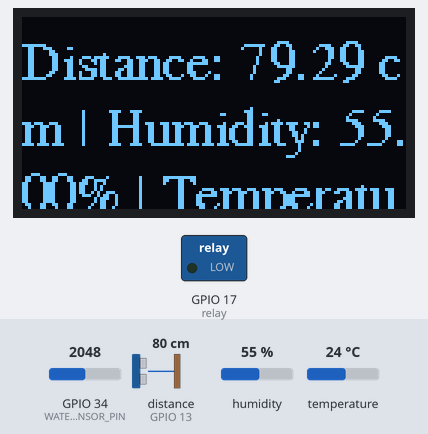
The sketch below on a simulated ESP32. Shown: 128×64 one-colour display, switched loads named in the sketch (green lamp = pin HIGH). Wiring (inferred from the names in the program): ultrasonic range finder: trigger GPIO 12; echo GPIO 13. The inputs (shaded band) are chosen by the test bench; at power-on: distance to the obstacle (sensor on GPIO 13) 80 cm, humidity 55 %, GPIO 34 (WATER_SENSOR_PIN) = 2048, temperature 24 °C. The echo pulse lasts 58.3 µs per cm; WiFi joins after 1.5 s; servers stay silent unless stated; uploads are accepted with an empty reply; pins used as bus, display or sensor lines are not drawn; what the sketch prints to the serial monitor is not drawn.

Above: at 4.7 s.
4.8 s: distance to the obstacle (sensor on GPIO 13) set to 2 cm
At 15.1 s:
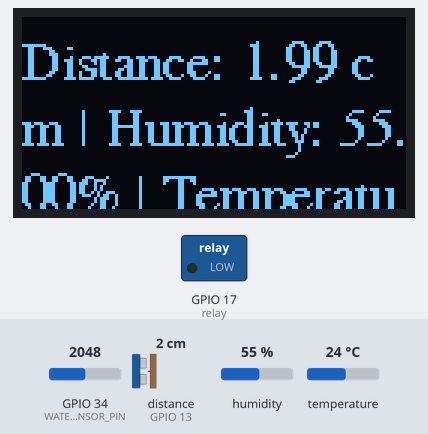
15.5 s: humidity set to 22 %
At 25.3 s:
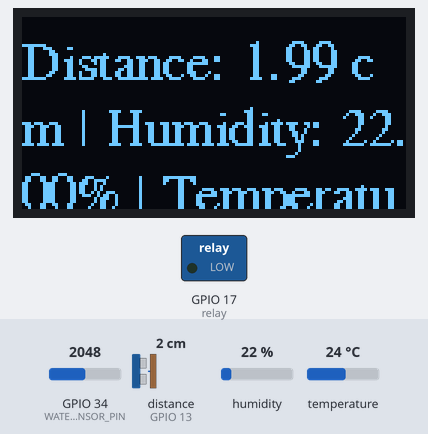
25.8 s: distance to the obstacle (sensor on GPIO 13) set to 4 cm
At 35.3 s:
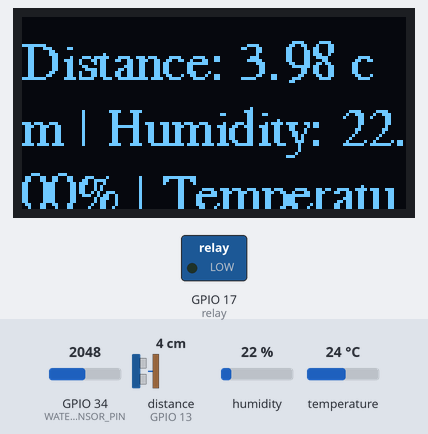
36.1 s: humidity set to 40 %
At 45.5 s:
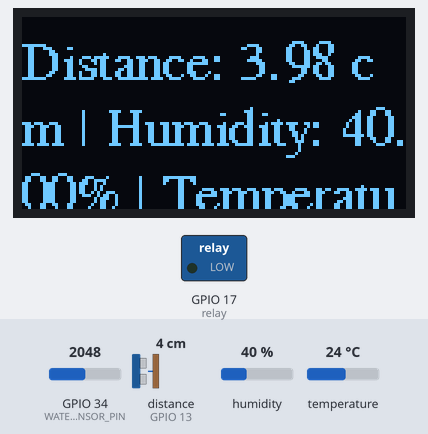
46.3 s: distance to the obstacle (sensor on GPIO 13) set to 9 cm
At 55.6 s:
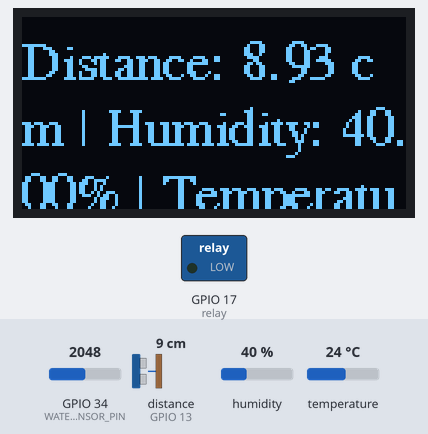
56.6 s: humidity set to 68 %
At 66.8 s:
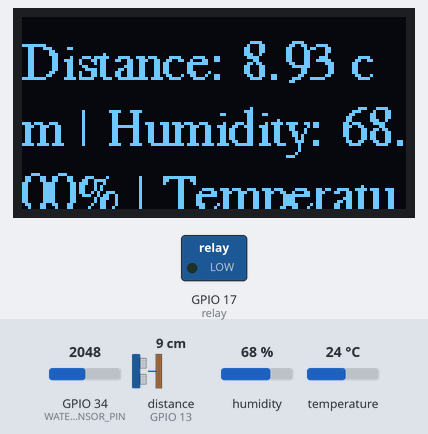
Timing chart, 0 to 67.9 s (numbered marks = the images above; inputs shaded):
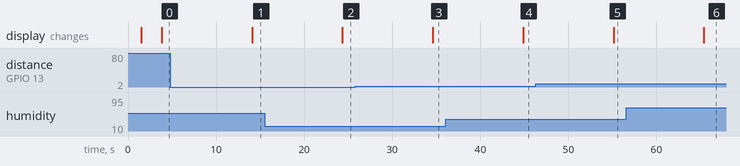

Measured:
- after the input at 4.8 s, the display: changes after 9.3 s (image 1)
- after the input at 15.5 s, the display: changes after 8.8 s (image 2)
- after the input at 25.8 s, the display: changes after 8.8 s (image 3)
- after the input at 36.1 s, the display: changes after 8.8 s (image 4)
- after the input at 46.3 s, the display: changes after 8.8 s (image 5)
- after the input at 56.6 s, the display: changes after 8.8 s (image 6)

The sketch:

ESP32-Final.ino
```cpp
#include <WiFi.h>
#include <WiFiClientSecure.h>
#include <HTTPClient.h>
#include <Wire.h>
#include <Adafruit_GFX.h>
#include <Adafruit_SSD1306.h>
#include <Fonts/FreeSerif9pt7b.h>
#include <DHT.h>

// OLED config
#define SCREEN_WIDTH 128
#define SCREEN_HEIGHT 64
Adafruit_SSD1306 display(SCREEN_WIDTH, SCREEN_HEIGHT, &Wire, -1);

// DHT config
#define DHTPIN 16
#define DHTTYPE DHT11
DHT dht(DHTPIN, DHTTYPE);

// Ultrasonic config
const int trigPin = 12;
const int echoPin = 13;
const int relay = 17;

// Water sensor config
#define WATER_SENSOR_PIN 34

// WiFi and server
const char* ssid = "Tersangat la laju";
const char* password = "12345678";
const char* serverName = "https://mexaze.com.my/post-esp-data.php";
String apiKeyValue = "d3d2b9b8-19df-4f23-a898-e30787d81cbb";
String sensorName = "ESP32";
String sensorLocation = "Home";

void setup() {
  pinMode(trigPin, OUTPUT);
  pinMode(echoPin, INPUT);
  pinMode(relay, OUTPUT);
  digitalWrite(relay, LOW); // Make sure it's off initially
  Serial.begin(115200);
  dht.begin();

  WiFi.begin(ssid, password);
  Serial.println("Connecting to WiFi...");
  while (WiFi.status() != WL_CONNECTED) {
    delay(500);
    Serial.print(".");
  }
  Serial.println("\nConnected to WiFi. IP: " + WiFi.localIP().toString());

  if (!display.begin(SSD1306_SWITCHCAPVCC, 0x3C)) {
    Serial.println("SSD1306 allocation failed");
    while (true);
  }

  display.clearDisplay();
  display.display();
  display.setFont(&FreeSerif9pt7b);
  display.setTextColor(WHITE);
  delay(2000);
}

void loop() {
  // Ultrasonic
  digitalWrite(trigPin, LOW);
  delayMicroseconds(2);
  digitalWrite(trigPin, HIGH);
  delayMicroseconds(10);
  digitalWrite(trigPin, LOW);
  float duration_us = pulseIn(echoPin, HIGH);
  float distance_cm = 0.017 * duration_us;

  // DHT11
  float humidity = dht.readHumidity();
  float temperature = dht.readTemperature();

  // Water Sensor
  int waterValue = analogRead(WATER_SENSOR_PIN);
  bool waterDetected = waterValue < 2000;
  float waterPercent = 100.0 - (waterValue / 4095.0) * 100.0;

  String combinedText = "Distance: " + String(distance_cm, 2) + " cm | Humidity: " + String(humidity, 2) + "% | Temperature: " + String(temperature, 2) + "°C | Water: %.1f%%: " + String(waterPercent, 2);

  int16_t x1, y1;
  uint16_t textWidth, textHeight;
  display.getTextBounds(combinedText, 0, 0, &x1, &y1, &textWidth, &textHeight);

  // Send to server
  if (WiFi.status() == WL_CONNECTED) {
    WiFiClientSecure *client = new WiFiClientSecure;
    client->setInsecure();
    HTTPClient https;
    https.setTimeout(4500);
    https.begin(*client, serverName);
    https.addHeader("Content-Type", "application/x-www-form-urlencoded");

    String httpRequestData = "api_key=" + apiKeyValue +
                             "&sensor=" + sensorName +
                             "&location=" + sensorLocation +
                             "&humvalue=" + String(humidity, 2) +
                             "&temvalue=" + String(temperature, 2) +
                             "&disvalue=" + String(distance_cm, 2) +
                             "&watervalue=" + String(waterPercent, 2);

    Serial.print("httpRequestData: ");
    Serial.println(httpRequestData);

    int httpResponseCode = https.POST(httpRequestData);
    if (httpResponseCode > 0) {
      Serial.print("HTTP Response code: ");
      Serial.println(httpResponseCode);
    }
    else {
      Serial.print("Error code: ");
      Serial.println(httpResponseCode);
    }

    https.end();
    delete client;
  }
  else {
    Serial.println("WiFi Disconnected");
  }

  // Display to OLED
  if (isnan(humidity) || isnan(temperature) || isnan(distance_cm) || isnan(waterPercent)){
    display.clearDisplay();
    display.setFont(&FreeSerif9pt7b);
    display.setCursor(0, 20);
    display.println("Sensor error!");
    display.display();
    Serial.println("Sensor error!");
  }
  else {
    display.clearDisplay();
    display.setFont(&FreeSerif9pt7b);
    display.setCursor(0, 20);
    display.print(combinedText);
    display.display();

    // Serial debug
    Serial.println("---- Sensor Readings ----");
    Serial.printf("Temp: %.1f °C\n", temperature);
    Serial.printf("Humidity: %.1f %%\n", humidity);
    Serial.printf("Distance: %.1f cm\n", distance_cm);
    Serial.printf("Water Sensor: %d (%.1f%% wet)\n", waterValue, waterPercent);
    Serial.println("-------------------------\n");
  }

  delay(10000); // 10s delay between readings
}
```
